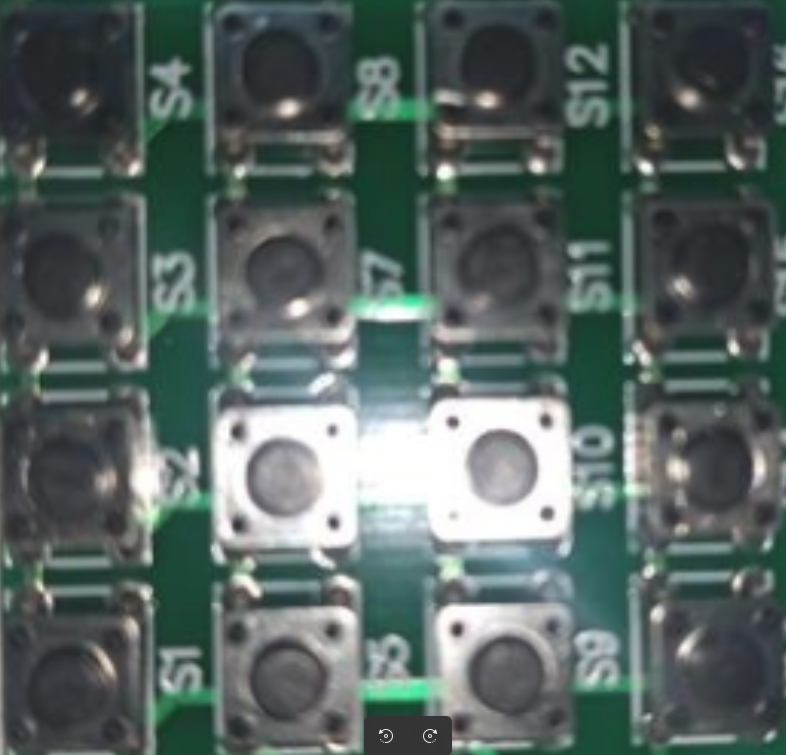
#> input picture vision/btns2.png, 786 x 755 px, found by its file name
$ python botones_segment.py
#> lines starting #> are read from the running program, lines starting #| are printed output that depends on the picture; after the words box and inside, x2 and y2 are one past the last pixel; in counts of white or black regions, pixels touching at a corner belong together
import cv2
import numpy as np
import matplotlib.pyplot as plt

# Cargar la imagen en modo color
image_path = "vision/btns2.png"  # Cambia esto por la ruta de tu imagen
image = cv2.imread(image_path, cv2.IMREAD_COLOR)
#> image is the input picture: shape (755, 786, 3); mean B, G, R 98.9, 101.6, 88.1

# Verificar si la imagen se cargó correctamente
if image is None:
    raise FileNotFoundError(f"No se pudo cargar la imagen en {image_path}")

# Convertir a escala de grises
gray_image = cv2.cvtColor(image, cv2.COLOR_BGR2GRAY)
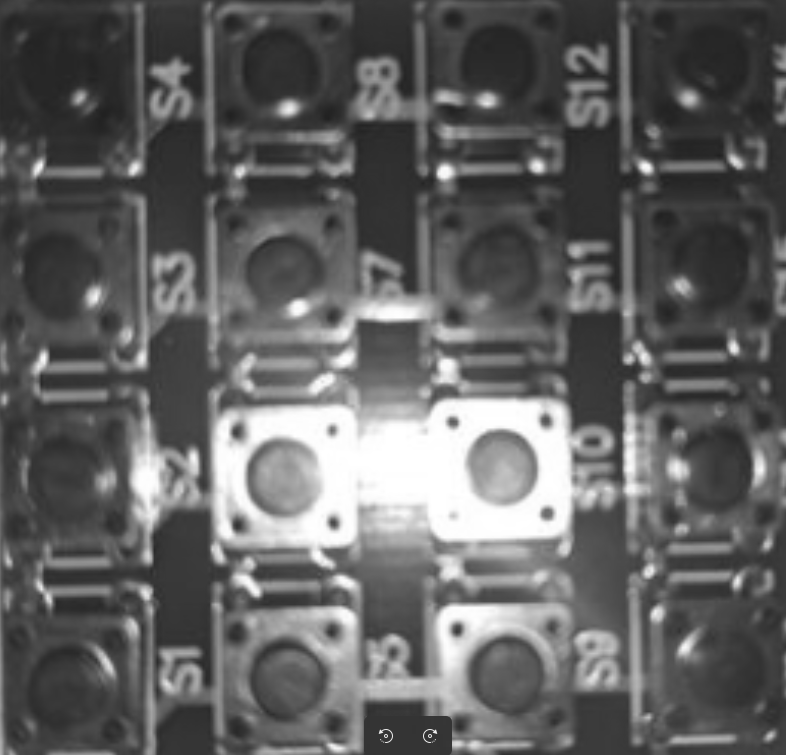
#> gray_image: shape (755, 786); min 32, max 255, mean 97.3

# Aplicar un filtro Gaussiano para reducir el ruido
# con un kernel de 5x5 para suavizar la imagen y reducir el ruido
blurred_image = cv2.GaussianBlur(gray_image, (3,3), 0)

# Aplicar umbralización para segmentar los círculos negros
_, binary_image = cv2.threshold(blurred_image, 71, 255, cv2.THRESH_BINARY_INV)
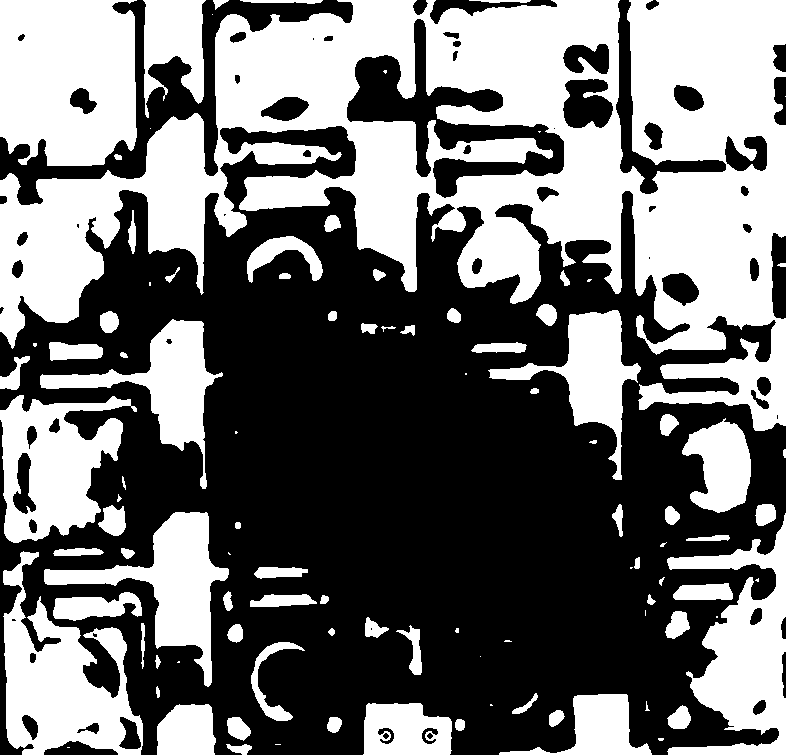
#> binary_image: shape (755, 786); 44.3% white; 100 white regions (24 under 20 px)

# Encontrar contornos en la imagen binaria
contours, _ = cv2.findContours(binary_image, cv2.RETR_EXTERNAL, cv2.CHAIN_APPROX_SIMPLE)
#> contours = 98 contours, 30 with area under 20; largest, box (x1, y1, x2, y2) and area: (0, 0, 786, 431) 160442, (0, 0, 137, 166) 20505, (3, 551, 143, 755) 14279, (667, 513, 786, 755) 12799, (0, 395, 137, 543) 12100

# Filtrar contornos por forma (circularidad)
detected_circles = []
for contour in contours:
    # Calcular el área y el perímetro del contorno
    area = cv2.contourArea(contour)
    perimeter = cv2.arcLength(contour, True)

    if perimeter == 0:  # Evitar divisiones por cero
        continue

    # Calcular circularidad: (4 * π * área) / (perímetro^2)
    circularity = (4 * np.pi * area) / (perimeter ** 2)

    # Filtrar por área mínima y circularidad cercana a 1 (círculos)
    if area > 50 and 0.7 < circularity <= 1.2:
        detected_circles.append(contour)
#> this loop made 98 passes
#> (area, perimeter, circularity) on passes 3, 5, 6, 7, 8, 9, 11, 12, 14, 15, 16, 19: (143, 63.46, 0.446), (85, 35.31, 0.857), (165, 49.8, 0.836), (364, 75.6, 0.8), (166.5, 50.87, 0.809), (360, 75.6, 0.792), (2529, 204.1, 0.763), (3950.5, 274.2, 0.66), (3599, 427.9, 0.247), (122, 73.6, 0.283), (23.5, 25.07, 0.47), (32.5, 30.73, 0.433)
#> after the loop, detected_circles = 17 contours; largest, box (x1, y1, x2, y2) and area: (157, 704, 216, 755) 2529, (227, 717, 251, 741) 364, (667, 705, 691, 729) 360, (755, 504, 776, 526) 338, (100, 311, 119, 333) 301

# Dibujar los círculos detectados en la imagen original
output_image = image.copy()
cv2.drawContours(output_image, detected_circles, -1, (0, 255, 0), 2)
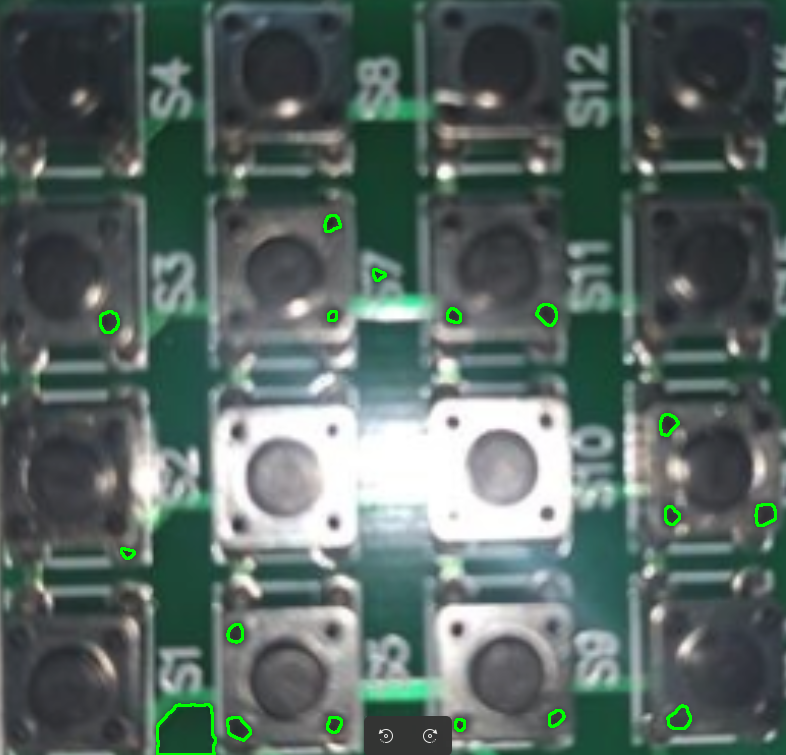
#> output_image: shape (755, 786, 3); 0.57% of pixels changed, all inside (x1, y1, x2, y2) = (99, 214, 777, 755)

# Mostrar la imagen original con los círculos detectados
plt.imshow(cv2.cvtColor(output_image, cv2.COLOR_BGR2RGB))
plt.title("Círculos Detectados")
plt.show()

# Mostrar la imagen binaria para referencia
plt.imshow(binary_image, cmap='gray')
plt.title("Imagen Binaria")
plt.show()

$ run again, with vision/btns0.jpeg saved as vision/btns2.png
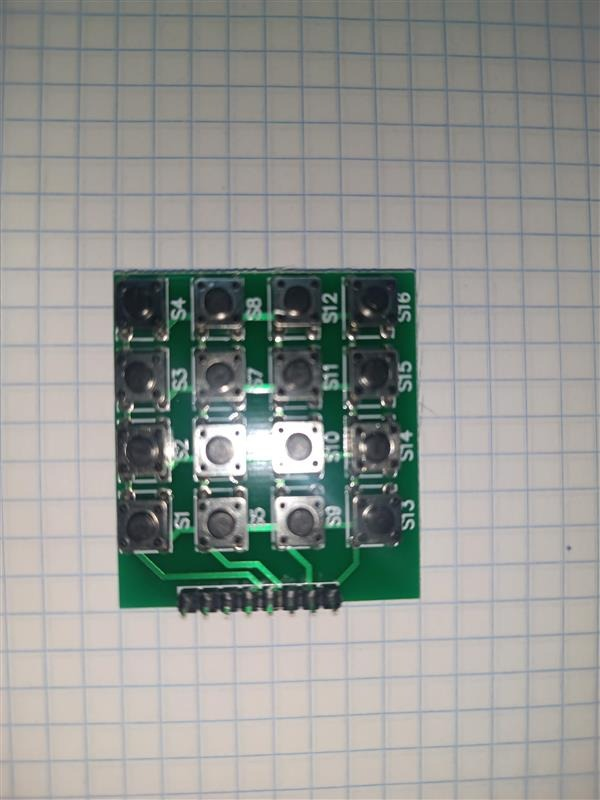
#> input picture vision/btns0.jpeg, 600 x 800 px, found by its file name
#> image is the input picture: shape (800, 600, 3); mean B, G, R 146.4, 150.7, 147.9
#> `gray_image = cv2.cvtColor(image, cv2.COLOR_BGR2GRAY)`:
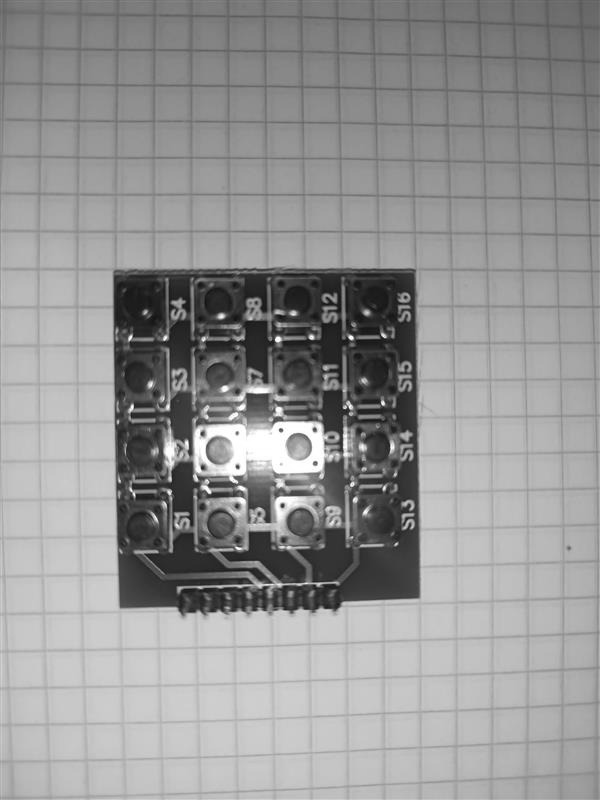
#> gray_image: shape (800, 600); min 14, max 255, mean 149.3
#> `_, binary_image = cv2.threshold(blurred_image, 71, 255, cv2.THRESH_BIN..`:
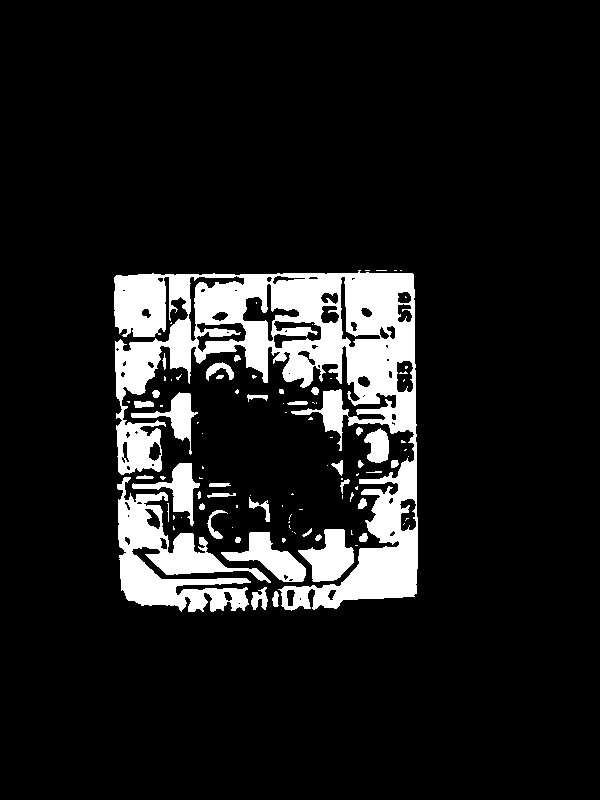
#> binary_image: shape (800, 600); 11.1% white; 96 white regions (58 under 20 px)
#> contours = 88 contours, 55 with area under 20; largest, box (x1, y1, x2, y2) and area: (114, 270, 418, 611) 40396, (117, 477, 271, 612) 7819, (221, 532, 306, 582) 1658, (298, 529, 354, 582) 1620, (132, 463, 200, 526) 1135
#> the loop `for contour in contours:` made 88 passes
#> (area, perimeter, circularity) on passes 1, 2, 5, 6, 7, 9, 12, 13: (60, 38.14, 0.518), (182, 102.4, 0.218), (21, 17.66, 0.846), (22.5, 18.73, 0.806), (48.5, 27.9, 0.783), (1658, 239.3, 0.364), (1619.5, 197.8, 0.52), (20.5, 26.38, 0.37)
#> after the loop `for contour in contours:`: detected_circles = 1 contour; box (x1, y1, x2, y2) and area: (358, 498, 367, 509) 56
#> output_image: shape (800, 600, 3); 0.02% of pixels changed, all inside (x1, y1, x2, y2) = (357, 497, 368, 510)
